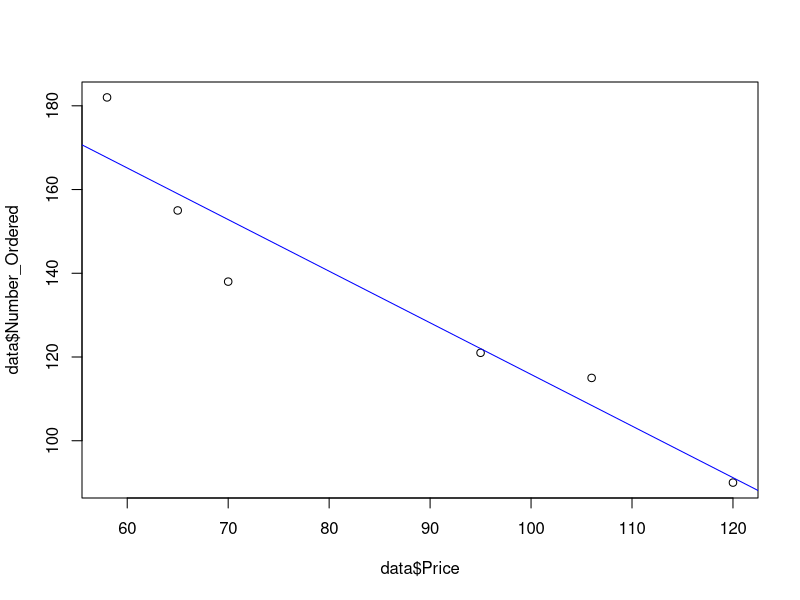

R code for this plot:
data <- data.frame (Price=c(120, 106 ,95 ,70 ,65, 58),Number_Ordered=c(90, 115 ,121, 138, 155, 182))
data
plot(data$Price,data$Number_Ordered)
linmod = lm(data$Number_Ordered ~ data$Price)
abline(data$Price ~ data$Number_Ordered)
abline(linmod, col="blue")

